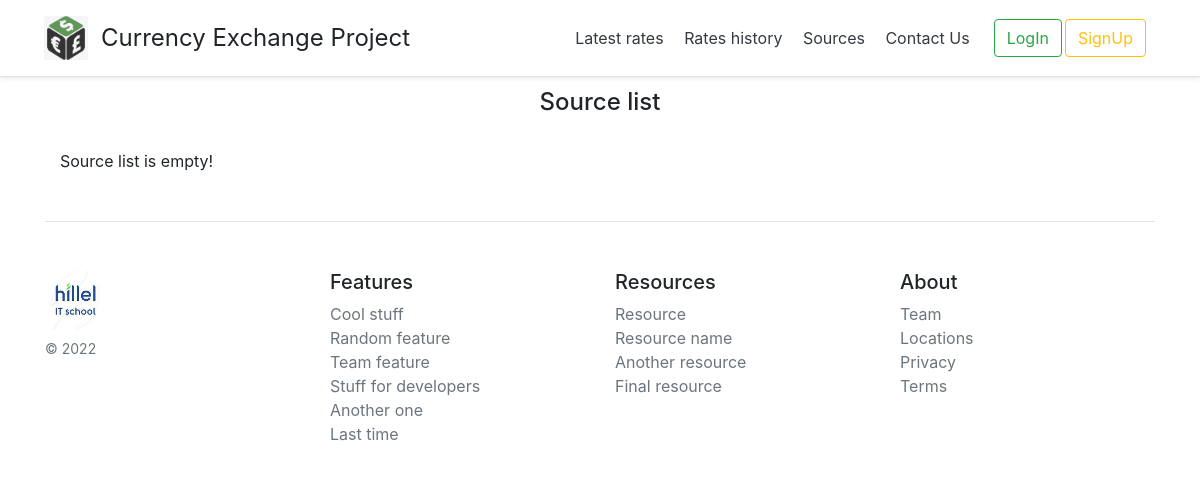
Page /currency/source/list/ on the earlier database version.
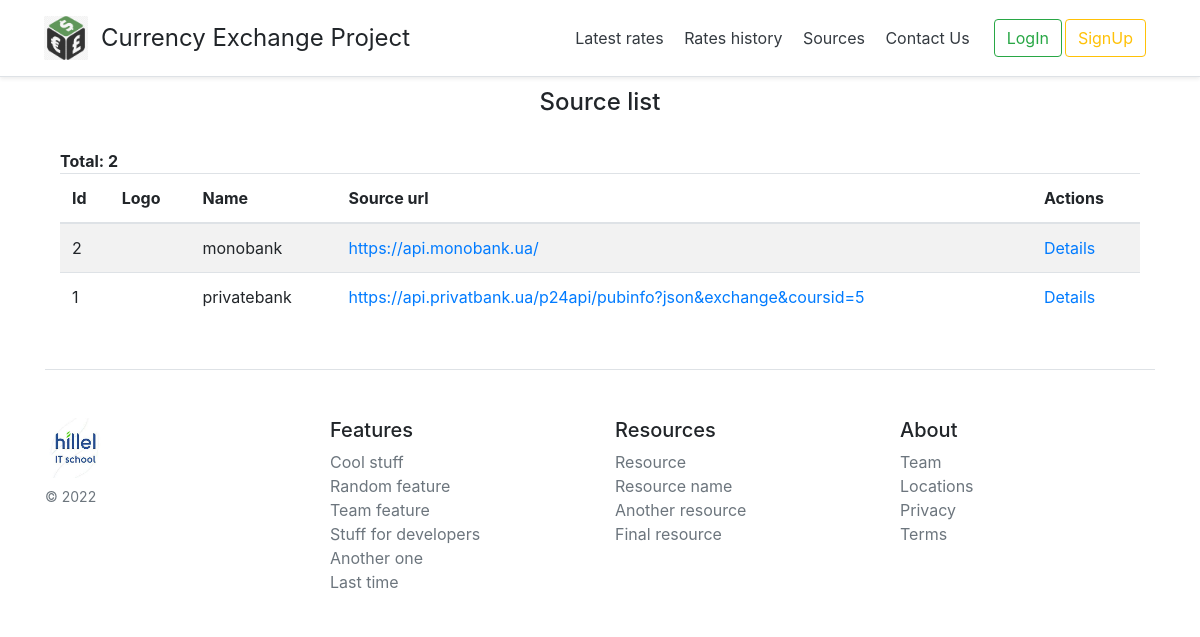
Same page on the later database version.
### currency/models.py (models this page shows, shortened)
class Source(models.Model):
    source_url = models.CharField(max_length=255)
    name = models.CharField(max_length=64, unique=True)
    code_name = models.CharField(max_length=16, unique=True)
    logo = models.FileField(upload_to=source_logo)

### currency/views.py (the view)
# urls.py: path('source/list/', views.SourceListView.as_view(), name='source_list'),
class SourceListView(generic.ListView):
    queryset = Source.objects.all().order_by('name')
    template_name = 'source_list.html'
    @silk_profile(name='SourceListView: get_context_data')
    def get_context_data(self, **kwargs):
        context = super().get_context_data(**kwargs)
        context['title'] = 'Source list'
        return context

### currency/templates/source_list.html (shortened to what this page needs)
{% extends 'base.html' %}
{% block main_content %}
    {% if source_list %}
        <strong>Total: {{ source_list.count }}</strong>
        <table class="table table-striped table-hover">
            <thead>
                <tr>
                    <th>Id</th>
                    <th>Logo</th>
                    <th>Name</th>
                    <th>Source url</th>
                    <th>Actions</th>
                </tr>
            </thead>
            <tbody>
                {% for source in source_list %}
                <tr>
                    <td>{{ source.id }}</td>
                    <td align="center">
                    </td>
                    <td>{{ source.name }}</td>
                    <td>
                        <a href="{{ source.source_url }}" target="_blank">{{ source.source_url }}</a>
                    </td>
                    <td>
                        <a href="{% url 'currency:source_details' pk=source.id %}">Details</a>
                    </td>
                </tr>
                {% endfor %}
            </tbody>
        </table>
    {% else %}
        <p>Source list is empty!</p>
    {% endif %}
{% endblock main_content %}

Differences in the rows shown:
added Source: id "2", name "monobank", source_url "https://api.monobank.ua/"
added Source: id "1", name "privatebank", source_url "https://api.privatbank.ua/p24api/pubinfo?json&exchange&coursid=5"
Other differences:
{{ source_list.count }}: (not shown) → "2"
text no longer shown: "Source list is empty!"
text now shown: "Total: Id Logo Name Source url Actions"
